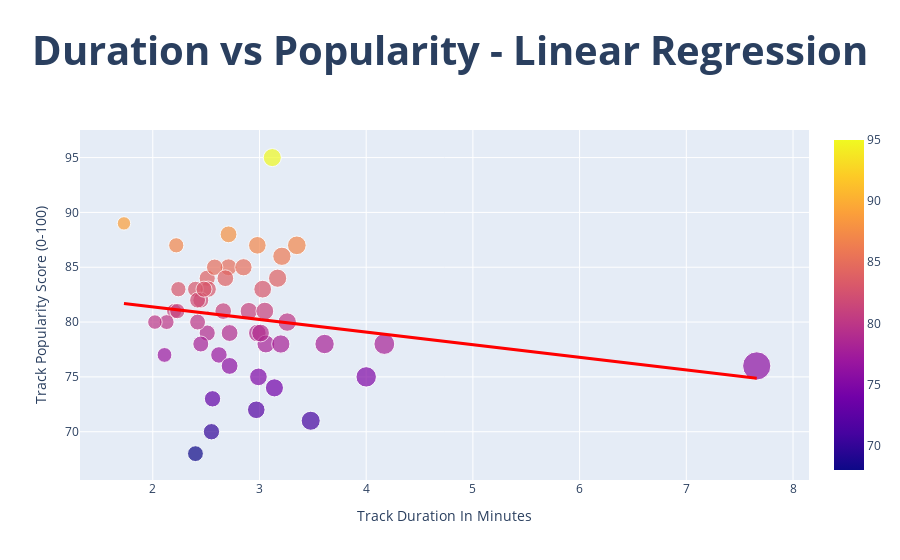

This figure's notebook cell:
### Code cell
regression_scatter = px.scatter(df, x=X.iloc[:, 0], y=y,size=X.iloc[:, 0], color=y)

regression_scatter.add_scatter(
    x=X.iloc[:, 0],
    y=y_pred,
    mode='lines',
    name='Linear Regression',
    line=dict(color='red', width=3)
)

regression_scatter.update_layout(
    title_text="<b>Duration vs Popularity - Linear Regression</b>", 
    title_font_size=40, 
    title_x=0.5, 
    xaxis_title="Track Duration In Minutes", 
    yaxis_title="Track Popularity Score (0-100)", 
    coloraxis_colorbar=dict(title=""),
    showlegend=False,
    margin=dict(t=130, b=80)
)

regression_scatter.show()

### Figure 1 — Plotly figure (JSON) as saved in the notebook; plotly's stock layout.template omitted (floating-point values rounded to 4 significant figures)
{"data": [{"hovertemplate": "x=%{x}<br>track_popularity=%{marker.color}<br>size=%{marker.size}<extra></extra>", "legendgroup": "", "marker": {"color": [84, 87, 86, 88, 79, 87, 85, 79, 80, 84, 87, 85, 81, 85, 78, 83, 77, 76, 89, 84, 72, 83, 70, 71, 83, 68, 78, 83, 78, 80, 74, 82, 76, 81, 75, 73, 95, 78, 82, 79, 75, 81, 81, 83, 80, 77, 80, 81, 78, 79], "coloraxis": "coloraxis", "size": [2.51, 2.22, 3.21, 2.71, 2.98, 2.98, 2.71, 2.51, 3.26, 3.17, 3.35, 2.58, 2.2, 2.85, 2.45, 2.52, 2.62, 7.66, 1.73, 2.68, 2.97, 3.03, 2.55, 3.48, 2.24, 2.4, 3.06, 2.4, 4.17, 2.13, 3.14, 2.45, 2.72, 2.9, 2.99, 2.56, 3.12, 3.2, 2.42, 2.72, 4, 2.23, 3.05, 2.48, 2.42, 2.11, 2.02, 2.66, 3.61, 3.01], "sizemode": "area", "sizeref": 0.01915, "symbol": "circle"}, "mode": "markers", "name": "", "orientation": "v", "showlegend": false, "type": "scatter", "x": [2.51, 2.22, 3.21, 2.71, 2.98, 2.98, 2.71, 2.51, 3.26, 3.17, 3.35, 2.58, 2.2, 2.85, 2.45, 2.52, 2.62, 7.66, 1.73, 2.68, 2.97, 3.03, 2.55, 3.48, 2.24, 2.4, 3.06, 2.4, 4.17, 2.13, 3.14, 2.45, 2.72, 2.9, 2.99, 2.56, 3.12, 3.2, 2.42, 2.72, 4, 2.23, 3.05, 2.48, 2.42, 2.11, 2.02, 2.66, 3.61, 3.01], "xaxis": "x", "y": [84, 87, 86, 88, 79, 87, 85, 79, 80, 84, 87, 85, 81, 85, 78, 83, 77, 76, 89, 84, 72, 83, 70, 71, 83, 68, 78, 83, 78, 80, 74, 82, 76, 81, 75, 73, 95, 78, 82, 79, 75, 81, 81, 83, 80, 77, 80, 81, 78, 79], "yaxis": "y"}, {"line": {"color": "red", "width": 3}, "mode": "lines", "name": "Linear Regression", "type": "scatter", "x": [2.51, 2.22, 3.21, 2.71, 2.98, 2.98, 2.71, 2.51, 3.26, 3.17, 3.35, 2.58, 2.2, 2.85, 2.45, 2.52, 2.62, 7.66, 1.73, 2.68, 2.97, 3.03, 2.55, 3.48, 2.24, 2.4, 3.06, 2.4, 4.17, 2.13, 3.14, 2.45, 2.72, 2.9, 2.99, 2.56, 3.12, 3.2, 2.42, 2.72, 4, 2.23, 3.05, 2.48, 2.42, 2.11, 2.02, 2.66, 3.61, 3.01], "y": [80.81, 81.14, 80.0, 80.58, 80.27, 80.27, 80.58, 80.81, 79.94, 80.05, 79.84, 80.73, 81.16, 80.41, 80.88, 80.79, 80.68, 74.88, 81.7, 80.61, 80.28, 80.21, 80.76, 79.69, 81.12, 80.93, 80.17, 80.93, 78.9, 81.24, 80.08, 80.88, 80.56, 80.36, 80.25, 80.75, 80.1, 80.01, 80.91, 80.56, 79.09, 81.13, 80.18, 80.84, 80.91, 81.27, 81.37, 80.63, 79.54, 80.23]}], "layout": {"coloraxis": {"colorbar": {"title": {"text": ""}}, "colorscale": [[0, "#0d0887"], [0.1111, "#46039f"], [0.2222, "#7201a8"], [0.3333, "#9c179e"], [0.4444, "#bd3786"], [0.5556, "#d8576b"], [0.6667, "#ed7953"], [0.7778, "#fb9f3a"], [0.8889, "#fdca26"], [1, "#f0f921"]]}, "legend": {"itemsizing": "constant", "tracegroupgap": 0}, "margin": {"b": 80, "t": 130}, "showlegend": false, "title": {"font": {"size": 40}, "text": "<b>Duration vs Popularity - Linear Regression</b>", "x": 0.5}, "xaxis": {"anchor": "y", "domain": [0, 1], "title": {"text": "Track Duration In Minutes"}}, "yaxis": {"anchor": "x", "domain": [0, 1], "title": {"text": "Track Popularity Score (0-100)"}}}}
